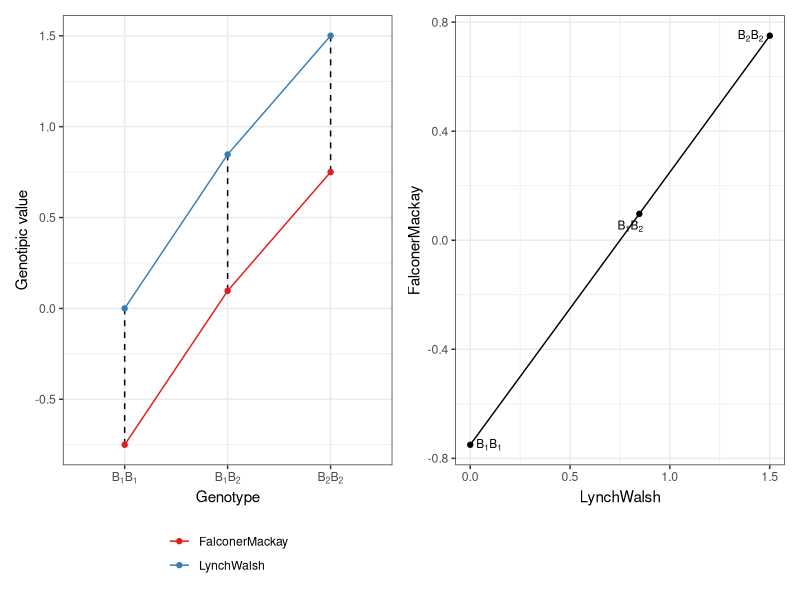

This figure's R source:
library(tidyverse)
library(patchwork)
library(ggrepel)

generate_dataset <- function() {
  a <- rnorm(1, mean=1)
  k <- rnorm(1, mean=1, sd=2)
  d <- k*a
  dataset <<- tibble(genotype       = c("B[1]*B[1]",
                                        "B[1]*B[2]",
                                        "B[2]*B[2]"),
                     gene_content   = c(0, 1, 2),
                     LynchWalsh     = c(0, (1+k)*a, 2*a),
                     FalconerMackay = c(-a, d, a))
}

generate_dataset()
(dataset %>%
    pivot_longer(c(LynchWalsh, FalconerMackay)) %>%
    ggplot(aes(x=genotype, y=value, color=name)) +
    geom_line(aes(group=name)) +
    geom_line(aes(group=genotype), color="black", linetype="dashed") +
    geom_point() +
    scale_color_brewer(type="qual", palette=6) +
    scale_x_discrete(labels=parse(text=dataset$genotype))+
    labs(x="Genotype", y="Genotipic value")) +
  (dataset %>%
     ggplot(aes(x=LynchWalsh, y=FalconerMackay)) +
     geom_line() +
     geom_point() +
     geom_text_repel(aes(label=genotype), size=3,
                     parse = T, segment.color = NA)) &
  plot_layout(guides = "collect") &
  theme_bw() &
  theme(legend.position = "bottom",
        legend.direction = "vertical",
        legend.title=element_blank())
